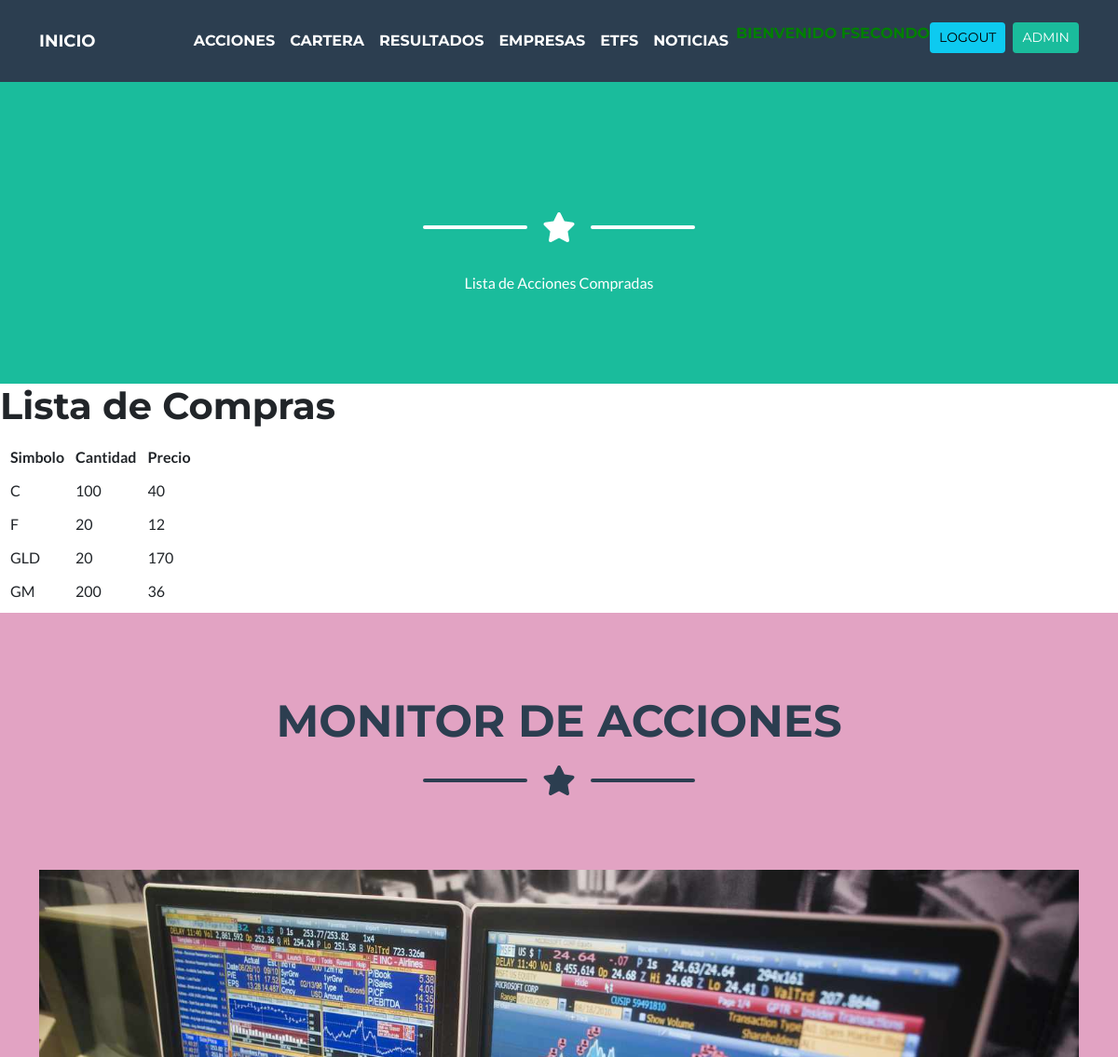
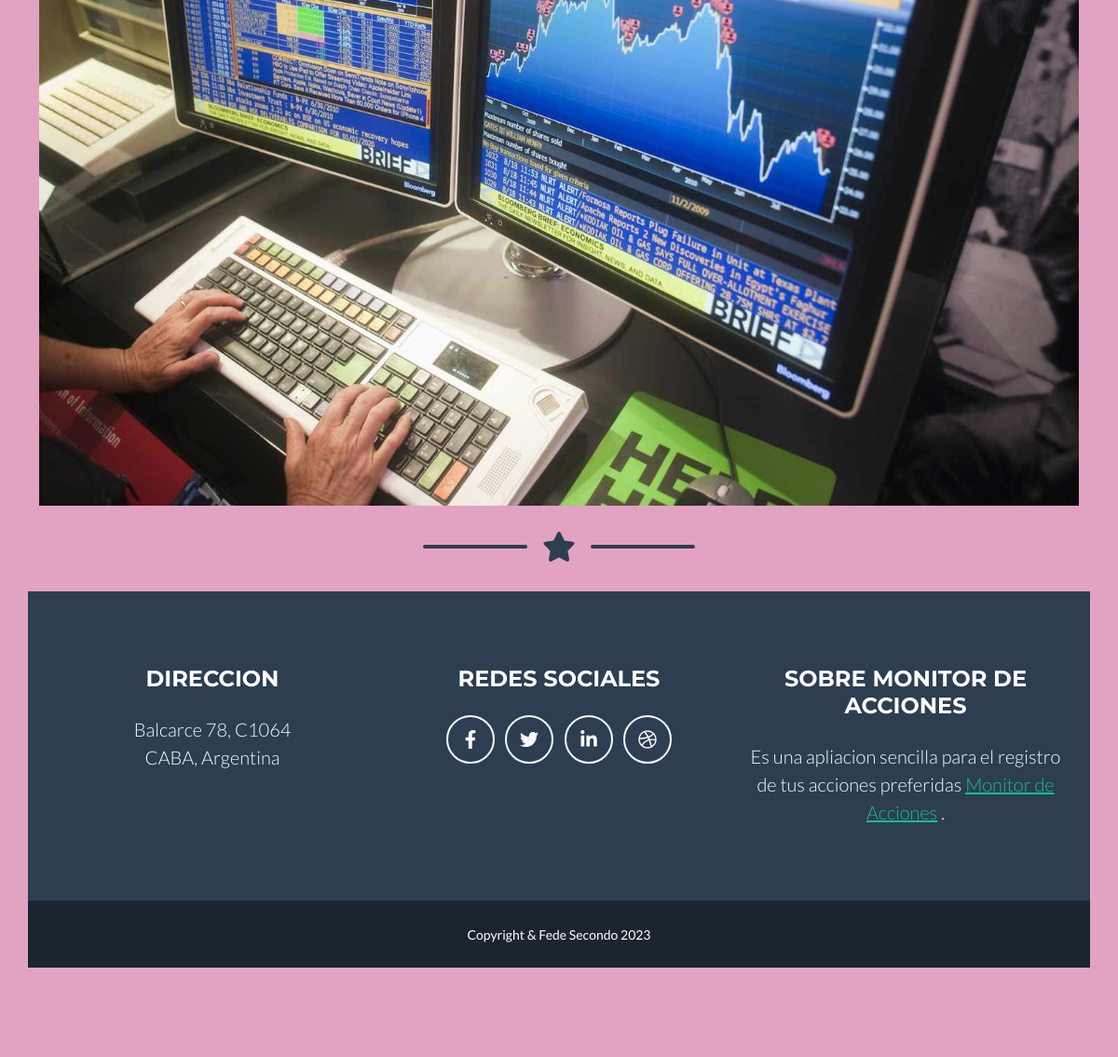
Screenshot of /acciones/compras/ (signed in) with the database file from the repository (2 pictures, top to bottom).
### acciones/models.py (models this page shows, shortened)
class CompraAccion(models.Model):
    usuario = models.ForeignKey(settings.AUTH_USER_MODEL, on_delete=models.CASCADE)
    simbolo = models.CharField(max_length=10)
    cantidad = models.PositiveIntegerField()
    precio = models.PositiveIntegerField(default=1)
    fecha_compra = models.DateField()

### acciones/views.py (the view)
# urls.py: path('compras/', lista_compras, name='lista_compras'),
@login_required
def lista_compras(request):
    compras = CompraAccion.objects.all()
    return render(request, 'acciones/lista_compras.html', {'compras': compras})

### acciones/templates/acciones/lista_compras.html (shortened to what this page needs)
{% extends 'acciones/base.html' %}
{% load static %}
{% block cabecera %}
    Lista de Acciones Compradas
{% endblock cabecera %}
{% block contenido %}
    <h1>Lista de Compras</h1>
    <table style="border-collapse: separate; border-spacing: 10px;">
        <thead>
            <tr>
                <th>Simbolo</th>
                <th>Cantidad</th>
                <th>Precio</th>
            </tr>
        </thead>
        <tbody>
            {% for compra in compras %}
            <tr>
                <td>{{ compra.simbolo }}</td>
                <td>{{ compra.cantidad }}</td>
                <td>{{ compra.precio }}</td>
            </tr>
            {% endfor %}
        </tbody>
    </table>
{% endblock contenido %}

### acciones/templates/acciones/base.html (shortened to what this page needs)
<!DOCTYPE html>
<html lang="en">
<head>
    {% load static %}
    <link href="https://cdn.jsdelivr.net/npm/bootstrap-icons@1.5.0/font/bootstrap-icons.css" rel="stylesheet" type="text/css" />
    <link rel="stylesheet" href="https://cdnjs.cloudflare.com/ajax/libs/font-awesome/6.4.0/css/all.min.css">
    <link href="{% static 'acciones/css/styles.css' %}" rel="stylesheet" />
</head>
<body id="page-top">
    <nav class="navbar navbar-expand-lg bg-secondary text-uppercase fixed-top" id="mainNav">
        <div class="container">
            <a class="navbar-brand" href="{% url 'inicio' %}" style="font-size: 18px;">Inicio</a>
            <div class="collapse navbar-collapse" id="navbarResponsive">
                <ul class="navbar-nav ms-auto">
                    {% if user.is_authenticated %}
                        <li class="nav-item"><a class="nav-link btn-sm" href="{% url 'lista_acciones' %}">Acciones</a></li>
                        <li class="nav-item"><a class="nav-link btn-sm" href="{% url 'lista_compras' %}">Cartera</a></li>
                        <li class="nav-item"><a class="nav-link btn-sm" href="{% url 'lista_resultados' %}">Resultados</a></li>
                        <li class="nav-item"><a class="nav-link btn-sm" href="{% url 'lista_ceos' %}">Empresas</a></li>
                        <li class="nav-item"><a class="nav-link btn-sm" href="{% url 'lista_etfs' %}">ETFs</a></li>
                        <li class="nav-item"><a class="nav-link btn-sm" href="{% url 'lista_bkn' %}">Noticias</a></li>
                        <li class="nav-item"><span style="color:green">Bienvenido {{ user.username|upper }}</span></li>
                        <li class="nav-item"><a class="btn btn-sm btn-info me-2" href="{% url 'logout' %}">Logout</a></li>
                        <li class="nav-item"><a class="btn btn-sm btn-primary" href="{% url 'admin:index' %}">Admin</a></li>
                    {% else %}
                        <li class="nav-item"><a class="btn btn-sm btn-info me-2" href="{% url 'register' %}">Registro</a></li>
                        <li class="nav-item"><a class="btn btn-sm btn-info me-2" href="{% url 'login' %}">Login</a></li>
                    {% endif %}
                </ul>
            </div>
        </div>
    </nav>
        <header class="masthead bg-primary text-white text-center">
            <div class="container d-flex align-items-center flex-column">
                <div class="divider-custom divider-light">
                    <div class="divider-custom-line"></div>
                    <div class="divider-custom-icon"><i class="fas fa-star"></i></div>
                    <div class="divider-custom-line"></div>
                </div>
                {% block cabecera %}{% endblock cabecera %}
            </div>
        </header>
        {% block contenido %}
        {%endblock contenido %}
        <section class="page-section portfolio" id="portfolio">
            <div class="container">
                <h2 class="page-section-heading text-center text-uppercase text-secondary mb-0">Monitor de Acciones</h2>
                <div class="divider-custom">
                    <div class="divider-custom-line"></div>
                    <div class="divider-custom-icon"><i class="fas fa-star"></i></div>
                    <div class="divider-custom-line"></div>
                </div>
                <div class="row justify-content-center">
                    <img class="img-fluid" src="{% static 'acciones/assets/img/portfolio/bloomberg.jpg'%}" alt="..." />
                <div class="divider-custom">
                    <div class="divider-custom-line"></div>
                    <div class="divider-custom-icon"><i class="fas fa-star"></i></div>
                    <div class="divider-custom-line"></div>
                </div>
        <footer class="footer text-center">
            <div class="container">
                <div class="row">
                    <div class="col-lg-4 mb-5 mb-lg-0">
                        <h4 class="text-uppercase mb-4">Direccion</h4>
                        <p class="lead mb-0">
                            Balcarce 78, C1064
                            <br />
                            CABA, Argentina
                        </p>
                    </div>
                    <div class="col-lg-4 mb-5 mb-lg-0">
                        <h4 class="text-uppercase mb-4">Redes Sociales</h4>
                        <a class="btn btn-outline-light btn-social mx-1" href="#!"><i class="fab fa-fw fa-facebook-f"></i></a>
                        <a class="btn btn-outline-light btn-social mx-1" href="#!"><i class="fab fa-fw fa-twitter"></i></a>
                        <a class="btn btn-outline-light btn-social mx-1" href="#!"><i class="fab fa-fw fa-linkedin-in"></i></a>
                        <a class="btn btn-outline-light btn-social mx-1" href="#!"><i class="fab fa-fw fa-dribbble"></i></a>
                    </div>
                    <div class="col-lg-4">
                        <h4 class="text-uppercase mb-4">Sobre Monitor de Acciones</h4>
                        <p class="lead mb-0">
                            Es una apliacion sencilla para el registro de tus acciones preferidas
                            <a href="https://www.google.com/finance/?hl=es">Monitor de Acciones</a>
                            .
                        </p>
                    </div>
                </div>
            </div>
        </footer>
        <div class="copyright py-4 text-center text-white">
            <div class="container"><small>Copyright & Fede Secondo 2023</small></div>
        </div>
    </body>
</html>

### acciones/templates/acciones/base.html (style rules this page uses)
.page-section.portfolio { background-color: rgb(226, 163, 195); }

### rows the page displays
CompraAccion: simbolo "C", cantidad "100", precio "40"
CompraAccion: simbolo "F", cantidad "20", precio "12"
CompraAccion: simbolo "GLD", cantidad "20", precio "170"
CompraAccion: simbolo "GM", cantidad "200", precio "36"

### other values shown
{{ user.username|upper }} "FSECONDO"
